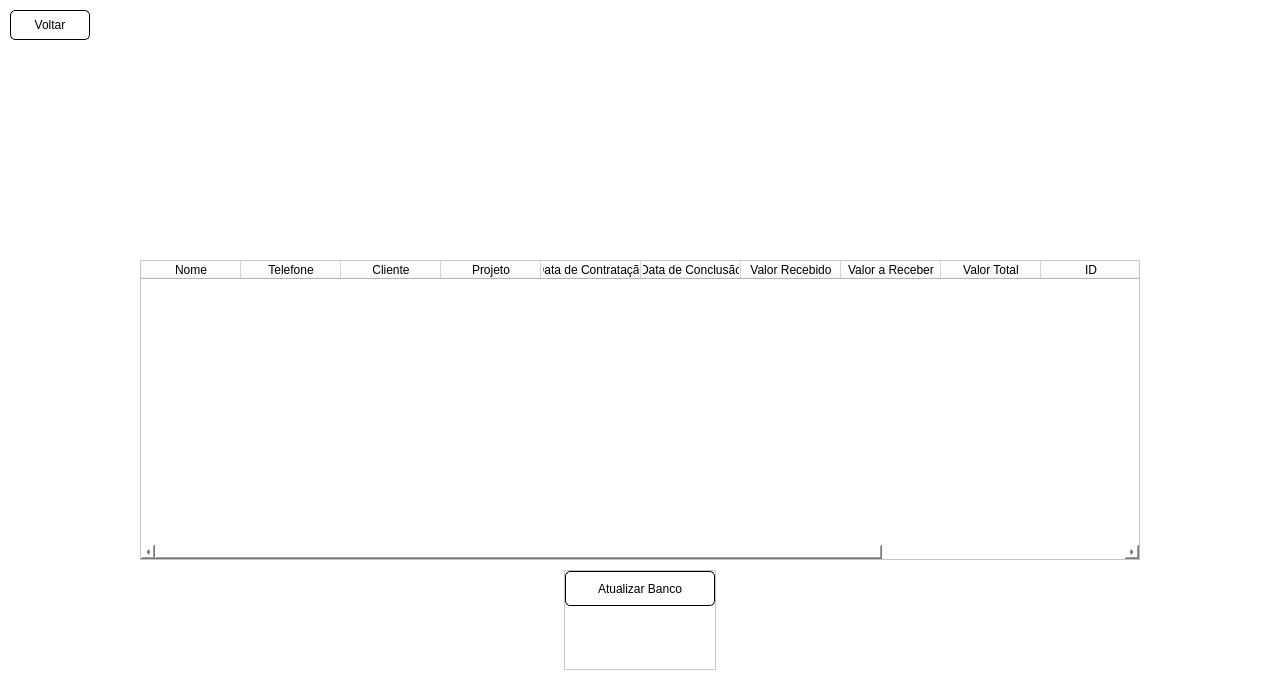
<?xml version="1.0" encoding="UTF-8"?>
<ui version="4.0">
 <class>MainWindow</class>
 <widget class="QMainWindow" name="MainWindow">
  <property name="enabled">
   <bool>true</bool>
  </property>
  <property name="geometry">
   <rect>
    <x>0</x>
    <y>0</y>
    <width>1280</width>
    <height>682</height>
   </rect>
  </property>
  <property name="windowTitle">
   <string>MainWindow</string>
  </property>
  <property name="layoutDirection">
   <enum>Qt::LeftToRight</enum>
  </property>
  <property name="styleSheet">
   <string notr="true">background-color: rgb(255, 255, 255);</string>
  </property>
  <property name="tabShape">
   <enum>QTabWidget::Rounded</enum>
  </property>
  <widget class="QWidget" name="centralwidget">
   <layout class="QVBoxLayout" name="verticalLayout">
    <property name="spacing">
     <number>10</number>
    </property>
    <property name="leftMargin">
     <number>10</number>
    </property>
    <property name="topMargin">
     <number>10</number>
    </property>
    <property name="rightMargin">
     <number>10</number>
    </property>
    <property name="bottomMargin">
     <number>10</number>
    </property>
    <item>
     <widget class="QPushButton" name="btn_voltar">
      <property name="minimumSize">
       <size>
        <width>80</width>
        <height>30</height>
       </size>
      </property>
      <property name="maximumSize">
       <size>
        <width>80</width>
        <height>30</height>
       </size>
      </property>
      <property name="cursor">
       <cursorShape>PointingHandCursor</cursorShape>
      </property>
      <property name="styleSheet">
       <string notr="true">QPushButton {
	background-color: #ffffff;
	border: 1px solid black;
	border-radius: 5px;
}

QPushButton:hover {
	background-color: rgb(223, 223, 223);
	border: 1px solid black;
	border-radius: 5px;
}

QPushButton:pressed {
	background-color: rgb(200, 200, 200);
	border: 1px solid black;
	border-radius: 5px;
}</string>
      </property>
      <property name="text">
       <string>Voltar</string>
      </property>
     </widget>
    </item>
    <item alignment="Qt::AlignHCenter|Qt::AlignTop">
     <widget class="QLabel" name="label">
      <property name="minimumSize">
       <size>
        <width>500</width>
        <height>200</height>
       </size>
      </property>
      <property name="maximumSize">
       <size>
        <width>500</width>
        <height>200</height>
       </size>
      </property>
      <property name="text">
       <string/>
      </property>
      <property name="pixmap">
       <pixmap>assets/logo.jpeg</pixmap>
      </property>
      <property name="scaledContents">
       <bool>false</bool>
      </property>
      <property name="alignment">
       <set>Qt::AlignCenter</set>
      </property>
      <property name="wordWrap">
       <bool>false</bool>
      </property>
     </widget>
    </item>
    <item alignment="Qt::AlignHCenter">
     <widget class="QTableWidget" name="tableWidget">
      <property name="minimumSize">
       <size>
        <width>1000</width>
        <height>300</height>
       </size>
      </property>
      <property name="maximumSize">
       <size>
        <width>1000</width>
        <height>300</height>
       </size>
      </property>
      <property name="verticalScrollBarPolicy">
       <enum>Qt::ScrollBarAlwaysOff</enum>
      </property>
      <property name="horizontalScrollBarPolicy">
       <enum>Qt::ScrollBarAsNeeded</enum>
      </property>
      <property name="sizeAdjustPolicy">
       <enum>QAbstractScrollArea::AdjustIgnored</enum>
      </property>
      <property name="alternatingRowColors">
       <bool>true</bool>
      </property>
      <property name="selectionMode">
       <enum>QAbstractItemView::NoSelection</enum>
      </property>
      <property name="gridStyle">
       <enum>Qt::SolidLine</enum>
      </property>
      <property name="sortingEnabled">
       <bool>false</bool>
      </property>
      <attribute name="horizontalHeaderVisible">
       <bool>true</bool>
      </attribute>
      <attribute name="horizontalHeaderCascadingSectionResizes">
       <bool>false</bool>
      </attribute>
      <attribute name="horizontalHeaderHighlightSections">
       <bool>true</bool>
      </attribute>
      <attribute name="horizontalHeaderStretchLastSection">
       <bool>false</bool>
      </attribute>
      <attribute name="verticalHeaderVisible">
       <bool>true</bool>
      </attribute>
      <attribute name="verticalHeaderStretchLastSection">
       <bool>false</bool>
      </attribute>
      <column>
       <property name="text">
        <string>Nome</string>
       </property>
      </column>
      <column>
       <property name="text">
        <string>Telefone</string>
       </property>
      </column>
      <column>
       <property name="text">
        <string>Cliente</string>
       </property>
       <property name="textAlignment">
        <set>AlignCenter</set>
       </property>
      </column>
      <column>
       <property name="text">
        <string>Projeto</string>
       </property>
       <property name="textAlignment">
        <set>AlignCenter</set>
       </property>
      </column>
      <column>
       <property name="text">
        <string>Data de Contratação</string>
       </property>
      </column>
      <column>
       <property name="text">
        <string>Data de Conclusão</string>
       </property>
      </column>
      <column>
       <property name="text">
        <string>Valor Recebido</string>
       </property>
      </column>
      <column>
       <property name="text">
        <string>Valor a Receber</string>
       </property>
      </column>
      <column>
       <property name="text">
        <string>Valor Total</string>
       </property>
      </column>
      <column>
       <property name="text">
        <string>ID</string>
       </property>
      </column>
      <column>
       <property name="text">
        <string/>
       </property>
      </column>
      <column>
       <property name="text">
        <string/>
       </property>
      </column>
     </widget>
    </item>
    <item alignment="Qt::AlignHCenter|Qt::AlignTop">
     <widget class="QFrame" name="frame">
      <property name="minimumSize">
       <size>
        <width>0</width>
        <height>100</height>
       </size>
      </property>
      <property name="frameShape">
       <enum>QFrame::StyledPanel</enum>
      </property>
      <property name="frameShadow">
       <enum>QFrame::Raised</enum>
      </property>
      <layout class="QVBoxLayout" name="verticalLayout_2">
       <property name="spacing">
        <number>0</number>
       </property>
       <property name="leftMargin">
        <number>0</number>
       </property>
       <property name="topMargin">
        <number>0</number>
       </property>
       <property name="rightMargin">
        <number>0</number>
       </property>
       <property name="bottomMargin">
        <number>20</number>
       </property>
       <item alignment="Qt::AlignTop">
        <widget class="QPushButton" name="btn_reload">
         <property name="minimumSize">
          <size>
           <width>150</width>
           <height>35</height>
          </size>
         </property>
         <property name="maximumSize">
          <size>
           <width>200</width>
           <height>35</height>
          </size>
         </property>
         <property name="cursor">
          <cursorShape>PointingHandCursor</cursorShape>
         </property>
         <property name="styleSheet">
          <string notr="true">QPushButton {
	background-color: #ffffff;
	border: 1px solid black;
	border-radius: 5px;
}

QPushButton:hover {
	background-color: rgb(223, 223, 223);
	border: 1px solid black;
	border-radius: 5px;
}

QPushButton:pressed {
	background-color: rgb(200, 200, 200);
	border: 1px solid black;
	border-radius: 5px;
}</string>
         </property>
         <property name="text">
          <string>Atualizar Banco</string>
         </property>
        </widget>
       </item>
      </layout>
     </widget>
    </item>
   </layout>
  </widget>
 </widget>
 <resources>
  <include location="src.qrc"/>
 </resources>
 <connections/>
</ui>
